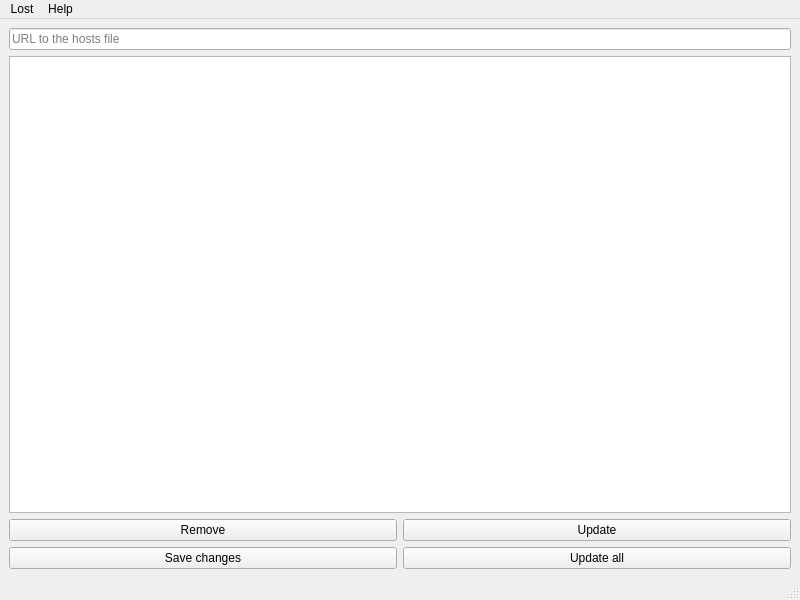
<?xml version="1.0" encoding="UTF-8"?>
<ui version="4.0">
 <class>App</class>
 <widget class="QMainWindow" name="App">
  <property name="geometry">
   <rect>
    <x>0</x>
    <y>0</y>
    <width>800</width>
    <height>600</height>
   </rect>
  </property>
  <property name="windowTitle">
   <string>Lost</string>
  </property>
  <property name="whatsThis">
   <string>&lt;html&gt;&lt;head/&gt;&lt;body&gt;&lt;p&gt;&lt;span style=&quot; font-weight:700;&quot;&gt;Lost&lt;/span&gt; is a hosts file manager for Linux.&lt;/p&gt;&lt;/body&gt;&lt;/html&gt;</string>
  </property>
  <widget class="QWidget" name="centralwidget">
   <layout class="QGridLayout" name="gridLayout">
    <item row="4" column="0">
     <layout class="QHBoxLayout" name="lostSpecificActions">
      <item>
       <widget class="QPushButton" name="removeButton">
        <property name="text">
         <string>Remove</string>
        </property>
       </widget>
      </item>
      <item>
       <widget class="QPushButton" name="updateButton">
        <property name="text">
         <string>Update</string>
        </property>
       </widget>
      </item>
     </layout>
    </item>
    <item row="0" column="0">
     <widget class="QLineEdit" name="lineEdit">
      <property name="sizePolicy">
       <sizepolicy hsizetype="Expanding" vsizetype="Fixed">
        <horstretch>0</horstretch>
        <verstretch>0</verstretch>
       </sizepolicy>
      </property>
      <property name="placeholderText">
       <string>URL to the hosts file</string>
      </property>
      <property name="clearButtonEnabled">
       <bool>false</bool>
      </property>
     </widget>
    </item>
    <item row="1" column="0">
     <widget class="QListView" name="listView"/>
    </item>
    <item row="5" column="0">
     <layout class="QHBoxLayout" name="lostWideActions">
      <item>
       <widget class="QPushButton" name="saveButton">
        <property name="text">
         <string>Save changes</string>
        </property>
       </widget>
      </item>
      <item>
       <widget class="QPushButton" name="updateAllButton">
        <property name="text">
         <string>Update all</string>
        </property>
       </widget>
      </item>
     </layout>
    </item>
   </layout>
  </widget>
  <widget class="QMenuBar" name="menubar">
   <property name="geometry">
    <rect>
     <x>0</x>
     <y>0</y>
     <width>800</width>
     <height>19</height>
    </rect>
   </property>
   <widget class="QMenu" name="menuLost">
    <property name="title">
     <string>Lost</string>
    </property>
    <addaction name="actionExit"/>
   </widget>
   <widget class="QMenu" name="menuHelp">
    <property name="title">
     <string>Help</string>
    </property>
    <addaction name="actionAbout"/>
   </widget>
   <addaction name="menuLost"/>
   <addaction name="menuHelp"/>
  </widget>
  <widget class="QStatusBar" name="statusbar"/>
  <action name="actionExit">
   <property name="text">
    <string>Exit</string>
   </property>
   <property name="toolTip">
    <string>Exit</string>
   </property>
   <property name="shortcut">
    <string>Ctrl+Alt+E</string>
   </property>
  </action>
  <action name="actionAbout">
   <property name="text">
    <string>About</string>
   </property>
   <property name="menuRole">
    <enum>QAction::AboutRole</enum>
   </property>
  </action>
 </widget>
 <resources/>
 <connections/>
</ui>
